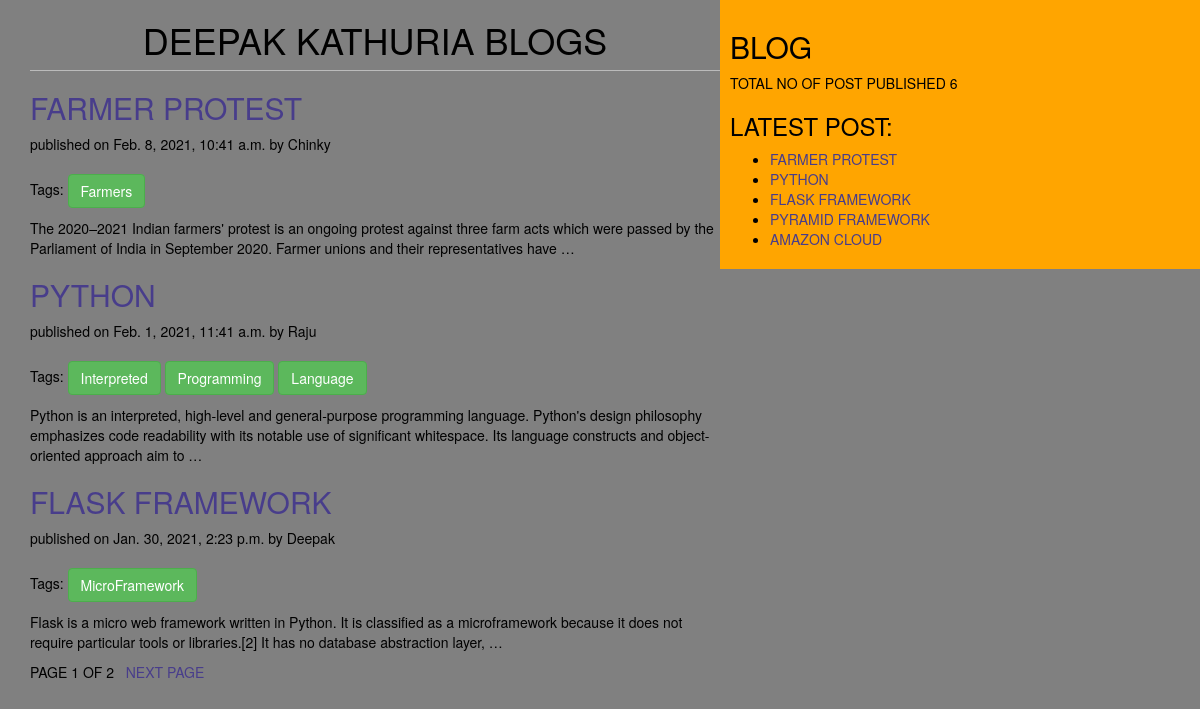
The page / on the database its author committed.
### testapp/models.py (models this page shows, shortened)
class Post(models.Model):
    STATUS_CHOICES=(('draft','Draft'),('published','Published'))
    title=models.CharField(max_length=256)
    slug=models.SlugField(max_length=256,unique_for_date='publish')
    author=models.ForeignKey(to=User,related_name='blog_posts',on_delete=models.CASCADE)
    body=models.TextField()
    publish=models.DateTimeField(default=timezone.now)
    created=models.DateTimeField(auto_now_add=True)
    updated=models.DateTimeField(auto_now=True)
    status=models.CharField(max_length=10,choices=STATUS_CHOICES,default='draft')
    objects=CustomManager()
    tags=TaggableManager()
    class Meta:
        ordering=('-publish',)
    def get_absolute_url(self):
        return reverse('post_detail', args=[self.publish.year,
        self.publish.strftime('%m'), self.publish.strftime('%d'), self.slug])

### testapp/views.py (the view)
# urls.py: url(r'^$',views.post_list_view),
def post_list_view(request,tag_slug=None):
    post_list=Post.objects.all()
    tag=None
    if tag_slug:
        tag=get_object_or_404(Tag,slug=tag_slug)
        post_list=post_list.filter(tags__in=[tag])
    paginator=Paginator(post_list,3)
    page_number=request.GET.get('page')
    try:
        post_list=paginator.page(page_number)
    except PageNotAnInteger:
        post_list=paginator.page(1)
    except EmptyPage:
        post_list=paginator.page(paginator.num_pages)
    return render(request,'testapp/post_list.html',{'post_list':post_list,'tag':tag})

### testapp/models.py (called while the page is built)
    def get_queryset(self):
        return super().get_queryset().filter(status="published")

### testapp/templatetags/testapp_tags.py (called while the page is built)
@register.simple_tag
def total_posts():
    return Post.objects.count()

@register.inclusion_tag('testapp/latest.html')
def show_latest_posts(count=5):
    latest_posts=Post.objects.order_by('-publish')[:count]
    return {'latest_posts':latest_posts}

### templates/testapp/post_list.html (shortened to what this page needs)
{%extends 'testapp/base.html'%}
  {% block content %}
     <h1>DEEPAK KATHURIA BLOGS</h1>
     {% for post in post_list %}
       <h2><a href="{{post.get_absolute_url}}" >{{post.title}}</a></h2>
       published on {{post.publish}} by {{post.author|title}}
       <br><br>
       <p>Tags:
         {% for tag in post.tags.all %}
            <a href="{% url "post_list_by_tag_name" tag.slug %}" class="btn btn-success" >{{tag.name}}</a>
          {% endfor %}
        </p>
       {{post.body|truncatewords:30|linebreaks}}
      {% endfor %}
      {% include 'testapp/pagination.html' with page=post_list %}
{% endblock %}

### templates/testapp/base.html (shortened to what this page needs)
<!DOCTYPE html>
{% load testapp_tags %}
{% load static %}
<html lang="en" dir="ltr">
  <head>
    <link rel="stylesheet"
    href="https://maxcdn.bootstrapcdn.com/bootstrap/3.3.7/css/bootstrap.min.css"
>
    <link rel="stylesheet" href="{%static "css/blog.css" %}">
  </head>
  <body>
    <div class="content">
      {% block content %}
      {% endblock %}
    </div>
    <div class="sidebar">
      <h2>BLOG</h2>
      <p>TOTAL NO OF POST PUBLISHED {% total_posts %}</p>
      <h3>LATEST POST:</h3>{% show_latest_posts %}
    </div>
  </body>
</html>

### templates/testapp/pagination.html (shortened to what this page needs)
 <div class ="paginator">
    <span> PAGE {{page.number}} OF {{page.paginator.num_pages}}</span>&nbsp&nbsp
    {% if page.has_next%}
           <a href="?page={{page.next_page_number}}">NEXT PAGE</a>
    {% endif %}
</div>

### templates/testapp/latest.html
<ul>
  {% for post in latest_posts %}
  <li><a href="{{post.get_absolute_url}}"">{{post.title}}</a></li>
  {% endfor %}
</ul>

### static/css/blog.css (style rules this page uses)
.content { width: 60%; float: left; padding: 0 0 0 30px; background: grey; }
.sidebar { width: 40%; float: right; padding: 10px; background: orange; }
h1 { text-align: center; border-bottom: 1px solid #bbb; padding-bottom: 10px; }
body { background: grey; color: black; }
a { color: #483D8B; }

### rows shown on the page
Post: title "FARMER PROTEST", publish "Feb. 8, 2021, 10:41 a.m.", author "Chinky", body "The 2020–2021 Indian farmers' protest is an ongoing protest against three farm acts which were passed by the Parliament of India in September 2020. Farmer unions and their representatives have …"
Tag: name "Farmers"
Post: title "PYTHON", publish "Feb. 1, 2021, 11:41 a.m.", author "Raju", body "Python is an interpreted, high-level and general-purpose programming language. Python's design philosophy emphasizes code readability with its notable use of significant whitespace. Its language constructs and object-oriented approach aim to …"
Tag: name "Interpreted"
Tag: name "Programming"
Tag: name "Language"
Post: title "FLASK FRAMEWORK", publish "Jan. 30, 2021, 2:23 p.m.", author "Deepak", body "Flask is a micro web framework written in Python. It is classified as a microframework because it does not require particular tools or libraries.[2] It has no database abstraction layer, …"
Tag: name "MicroFramework"
Post: title "PYRAMID FRAMEWORK"
Post: title "AMAZON CLOUD"

### other values the page prints
{{ page.number }} "1"
{{ page.paginator.num_pages }} "2"
